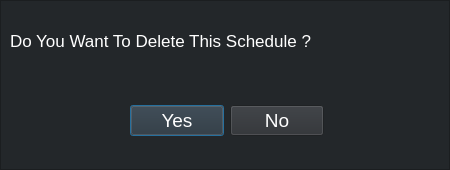
<?xml version="1.0" encoding="UTF-8"?>
<ui version="4.0">
 <class>Dialog</class>
 <widget class="QDialog" name="Dialog">
  <property name="geometry">
   <rect>
    <x>0</x>
    <y>0</y>
    <width>450</width>
    <height>170</height>
   </rect>
  </property>
  <property name="windowTitle">
   <string>Dialog</string>
  </property>
  <widget class="QLabel" name="label">
   <property name="geometry">
    <rect>
     <x>30</x>
     <y>40</y>
     <width>301</width>
     <height>71</height>
    </rect>
   </property>
   <property name="text">
    <string/>
   </property>
  </widget>
  <widget class="QFrame" name="frame_outer_schedule_delete_dialogbox">
   <property name="geometry">
    <rect>
     <x>0</x>
     <y>0</y>
     <width>450</width>
     <height>170</height>
    </rect>
   </property>
   <property name="styleSheet">
    <string notr="true">background-color: rgb(44, 47, 51);
background-color: rgb(35, 39, 42);</string>
   </property>
   <property name="frameShape">
    <enum>QFrame::StyledPanel</enum>
   </property>
   <property name="frameShadow">
    <enum>QFrame::Raised</enum>
   </property>
   <widget class="QWidget" name="horizontalLayoutWidget">
    <property name="geometry">
     <rect>
      <x>130</x>
      <y>90</y>
      <width>194</width>
      <height>61</height>
     </rect>
    </property>
    <layout class="QHBoxLayout" name="horizontallayout_schedule_delete_dialogbox">
     <item>
      <widget class="QPushButton" name="button_yes_schedule_delete_dialogbox">
       <property name="font">
        <font>
         <family>Arial</family>
         <pointsize>14</pointsize>
        </font>
       </property>
       <property name="styleSheet">
        <string notr="true">background-color: rgb(44, 47, 51);
color: rgb(255, 255, 255);</string>
       </property>
       <property name="text">
        <string>Yes</string>
       </property>
      </widget>
     </item>
     <item>
      <widget class="QPushButton" name="button_no_schedule_delete_dialogbox">
       <property name="font">
        <font>
         <family>Arial</family>
         <pointsize>14</pointsize>
        </font>
       </property>
       <property name="styleSheet">
        <string notr="true">background-color: rgb(44, 47, 51);
color: rgb(255, 255, 255);</string>
       </property>
       <property name="text">
        <string>No</string>
       </property>
      </widget>
     </item>
    </layout>
   </widget>
   <widget class="QLabel" name="label_schedule_delete_dialogbox">
    <property name="geometry">
     <rect>
      <x>10</x>
      <y>20</y>
      <width>411</width>
      <height>41</height>
     </rect>
    </property>
    <property name="font">
     <font>
      <family>Arial</family>
      <pointsize>13</pointsize>
     </font>
    </property>
    <property name="layoutDirection">
     <enum>Qt::LeftToRight</enum>
    </property>
    <property name="styleSheet">
     <string notr="true">background-color: rgb(35, 39, 42);
color: rgb(255, 255, 255);</string>
    </property>
    <property name="text">
     <string>Do You Want To Delete This Schedule ?</string>
    </property>
   </widget>
  </widget>
 </widget>
 <resources/>
 <connections/>
</ui>
